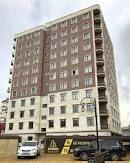
#> input picture exmpl.jpg, 130 x 163 px
$ python server.py
#> lines starting #> are read from the running program, lines starting #| are printed output that depends on the picture
#import numpy as np
import argparse
import cv2


# load the input image and convert it to grayscale
image = cv2.imread('exmpl.jpg')
#> image is the input picture: shape (163, 130, 3); mean B, G, R 146.7, 156.6, 163.7
gray = cv2.cvtColor(image, cv2.COLOR_BGR2GRAY)
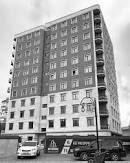
#> gray: shape (163, 130); min 0, max 255, mean 157.6

# load the cat detector Haar cascade, then detect cat faces
# in the input image
#> (the run stopped early here; a loop or call above may not have finished)
